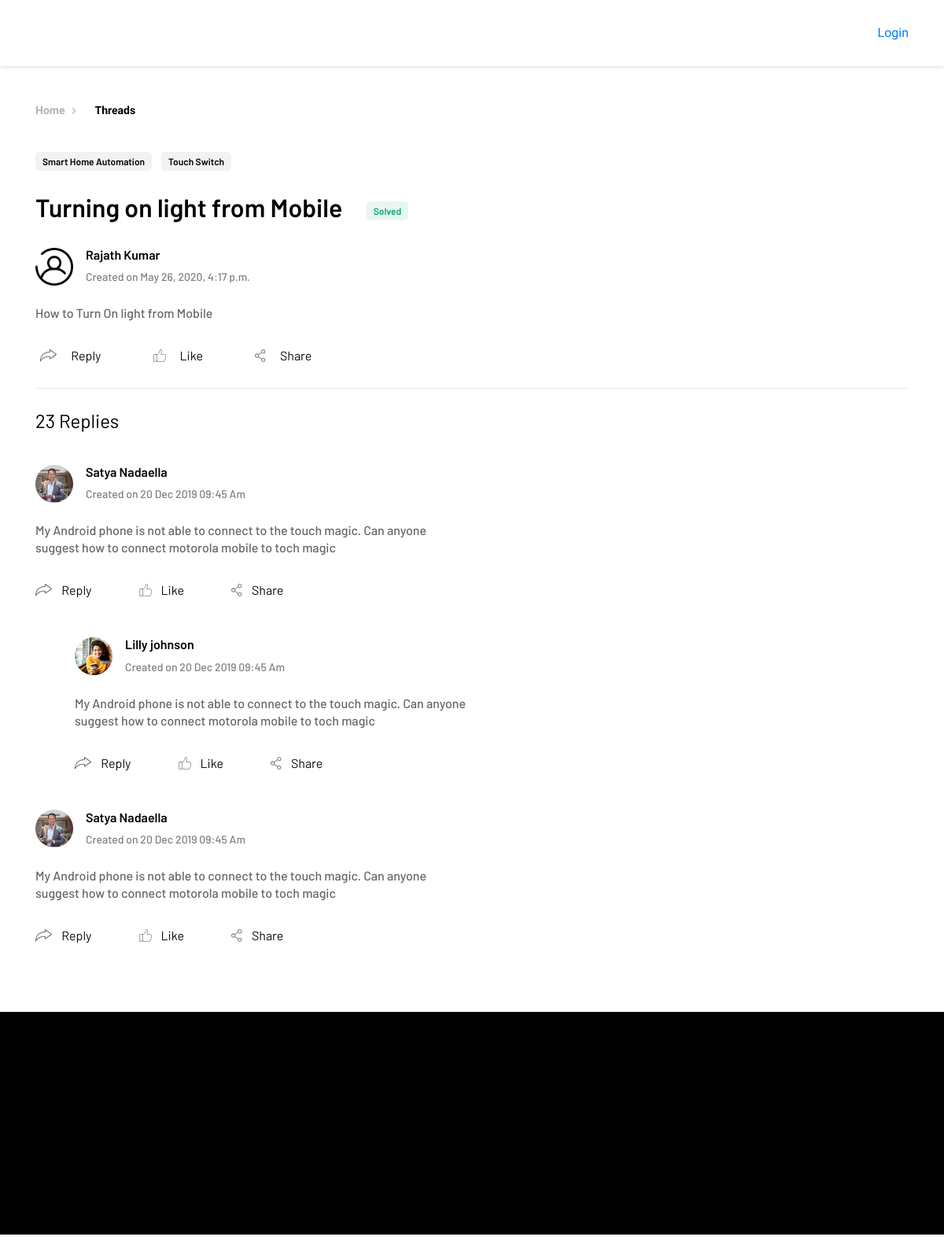
The app's page /forum-thread/1 with its own data.
### community/models.py (models this page shows)
class allthread(models.Model):
    thread_id = models.AutoField(primary_key=True)
    category = models.CharField(max_length=255,blank=True)
    product = models.CharField(max_length=255,blank=True)
    topic = models.CharField(max_length=255,blank=True)
    content = models.CharField(max_length=500,blank=True)
    thread_by = models.ForeignKey(User, on_delete=models.CASCADE)
    replies = models.IntegerField(default=0,blank=True)
    thread_status = models.BooleanField(default=False)
    dateandtime = models.DateTimeField(auto_now=True,blank=True)
    solved = models.BooleanField(default=False)
    likes = models.IntegerField(default=0)
    shares = models.IntegerField(default=0)

class User(AbstractUser):
    GENDER = (
        (None, _('Select Your Gender')),
        ('Male', _('Male')),
        ('Female', _('Female')),
    )
    cover = models.ImageField(upload_to='profileimages/', blank=True)
    mobile = models.CharField(max_length=255, default="0000000000")
    gender = models.CharField(max_length=7, choices=GENDER, blank=True)
    city = models.CharField(max_length=30, blank=True)
    zip = models.CharField(max_length=10, blank=True)
    nationality = CountryField(null=True)
    dob = models.DateField(default=datetime.date.today)

### community/views.py (the view)
# urls.py: path('forum-thread/<int:id>', views.forum_thread, name='forum_thread'),
def forum_thread(request, id):
    entry = allthread.objects.get(pk=id)  # noqa
    return render(request, 'community/forum-thread.html', {'entry': entry})

### community/templates/community/forum-thread.html (shortened to what this page needs)
{% extends "community/base.html" %}
{% load static %}
{% block content %}
      <section class="section-thread section-padding2 section-profile-banner">
        <div class="container">
          <div class="row m-0">
            <nav aria-label="breadcrumb">
              <ol class="breadcrumb align-items-center pl-0 mb-0">
                <li class="breadcrumb-item d-flex"><a href="{% url 'index' %}">Home</a></li>
                <li class="breadcrumb-item d-flex active" aria-current="Thread">Threads</li>
              </ol>
            </nav>
          </div>
          <div class="row m-0 thread-padding">
            {% if entry %}
            <div class="col-md-8 px-0">
              <div class="main-thread"><span class="thrdStat thrdStat--default">{{ entry.category }}</span><span class="thrdStat thrdStat--default">{{ entry.product }}</span>
                <h1 class="main-thread__title">{{ entry.topic }}
                  {% if entry.solved %}
                  <span class="thrdStat thrdStat--solved ml-4">Solved</span></h1>
                  {% else %}
                  <span class="thrdStat thrdStat--open ml-4">Open</span></h1>
                  {% endif %}
                <div class="thread">
                  <div class="media mb-3 mb-md-4">
                    {% if entry.thread_by.cover.url is not None %}
                    <img class="align-self-center mr-3" src="{{ entry.thread_by.cover.url }}" width="48" height="48"/>
                    {% else %}
                    <img class="align-self-center mr-3" src="{% static "community/assets/images/profile-imgi.png" %}" width="48" height="48"/>
                    {% endif %}
                    <div class="media-body">
                      <h5 class="thread__title">{{ entry.thread_by.first_name }} {{ entry.thread_by.last_name }}</h5>
                      <p class="thread__date">Created on {{ entry.dateandtime }}</p>
                    </div>
                  </div>
                  <p class="thread__desc">{{ entry.content }}</p>
                  <div class="d-flex align-items-center">
                    <div class="action-item">
                      <button type="button" name="button" style="border:0;background-color: Transparent;" data-toggle="collapse" data-target="#collapseExample" aria-expanded="false" aria-controls="collapseExample">
                      <img src="{%  static "community/assets/images/forum/reply.svg" %}"/>
                      </button>
                      <p class="action-item__title">Reply</p>
                    </div>
                    <div class="action-item">
                      <button type="button" name="button" style="border:0;background-color: Transparent;">
                      <img src="{%  static "community/assets/images/forum/like.svg" %}"/>
                      </button>
                      <p class="action-item__title">Like</p>
                    </div>
                    <div class="action-item">
                      <button type="button" name="button" style="border:0;background-color: Transparent;">
                      <img src="{%  static "community/assets/images/forum/share.svg" %}"/>
                      </button>
                      <p class="action-item__title">Share</p>
                    </div>
                  </div>
                </div>
              </div>
            </div>
            {% endif %}
          </div>
          <div class="row m-0 thread-padding border-0">
            <div class="col-md-8 px-0">
              <div class="sub-thread">
                <p class="sub-thread__title">23 Replies</p>
                <div class="thread py-3 py-md-4">
                  <div class="media mb-3 mb-md-4"><img class="align-self-center mr-3" src="{%  static "community/assets/images/forum/thread-1.png" %}"/>
                    <div class="media-body">
                      <h5 class="thread__title">Satya Nadaella</h5>
                      <p class="thread__date">Created on 20 Dec 2019  09:45 Am</p>
                    </div>
                  </div>
                  <p class="thread__desc">My Android phone is not able to connect to the touch magic. Can anyone suggest how to connect motorola mobile to toch magic</p>
                  <div class="d-flex align-items-center">
                    <div class="action-item"><img src="{%  static "community/assets/images/forum/reply.svg" %}"/>
                      <p class="action-item__title">Reply</p>
                    </div>
                    <div class="action-item"><img src="{%  static "community/assets/images/forum/like.svg" %}"/>
                      <p class="action-item__title">Like</p>
                    </div>
                    <div class="action-item"><img src="{%  static "community/assets/images/forum/share.svg" %}"/>
                      <p class="action-item__title">Share</p>
                    </div>
                  </div>
                </div>
                <div class="thread thread--nested py-4 py-md">
                  <div class="media mb-3 mb-md-4"><img class="align-self-center mr-3" src="{%  static "community/assets/images/forum/thread-2.png" %}"/>
                    <div class="media-body">
                      <h5 class="thread__title">Lilly johnson</h5>
                      <p class="thread__date">Created on 20 Dec 2019  09:45 Am</p>
                    </div>
                  </div>
                  <p class="thread__desc">My Android phone is not able to connect to the touch magic. Can anyone suggest how to connect motorola mobile to toch magic</p>
                  <div class="d-flex align-items-center">
                    <div class="action-item"><img src="{%  static "community/assets/images/forum/reply.svg" %}"/>
                      <p class="action-item__title">Reply</p>
                    </div>
                    <div class="action-item"><img src="{%  static "community/assets/images/forum/like.svg" %}"/>
                      <p class="action-item__title">Like</p>
                    </div>
                    <div class="action-item"><img src="{%  static "community/assets/images/forum/share.svg" %}"/>
                      <p class="action-item__title">Share</p>
                    </div>
                  </div>
                </div>
                <div class="thread py-4 py-md">
                  <div class="media mb-3 mb-md-4"><img class="align-self-center mr-3" src="{%  static "community/assets/images/forum/thread-1.png" %}"/>
                    <div class="media-body">
                      <h5 class="thread__title">Satya Nadaella</h5>
                      <p class="thread__date">Created on 20 Dec 2019  09:45 Am</p>
                    </div>
                  </div>
                  <p class="thread__desc">My Android phone is not able to connect to the touch magic. Can anyone suggest how to connect motorola mobile to toch magic</p>
                  <div class="d-flex align-items-center">
                    <div class="action-item"><img src="{%  static "community/assets/images/forum/reply.svg" %}"/>
                      <p class="action-item__title">Reply</p>
                    </div>
                    <div class="action-item"><img src="{%  static "community/assets/images/forum/like.svg" %}"/>
                      <p class="action-item__title">Like</p>
                    </div>
                    <div class="action-item"><img src="{%  static "community/assets/images/forum/share.svg" %}"/>
                      <p class="action-item__title">Share</p>
                    </div>
                  </div>
                </div>
              </div>
            </div>
          </div>
        </div>
      </section>
      {% endblock %}

### records on screen
allthread: category "Smart Home Automation", product "Touch Switch", topic "Turning on light from Mobile", thread_by.cover (placeholder picture), thread_by.first_name "Rajath", thread_by.last_name "Kumar", dateandtime "May 26, 2020, 4:17 p.m.", content "How to Turn On light from Mobile"
